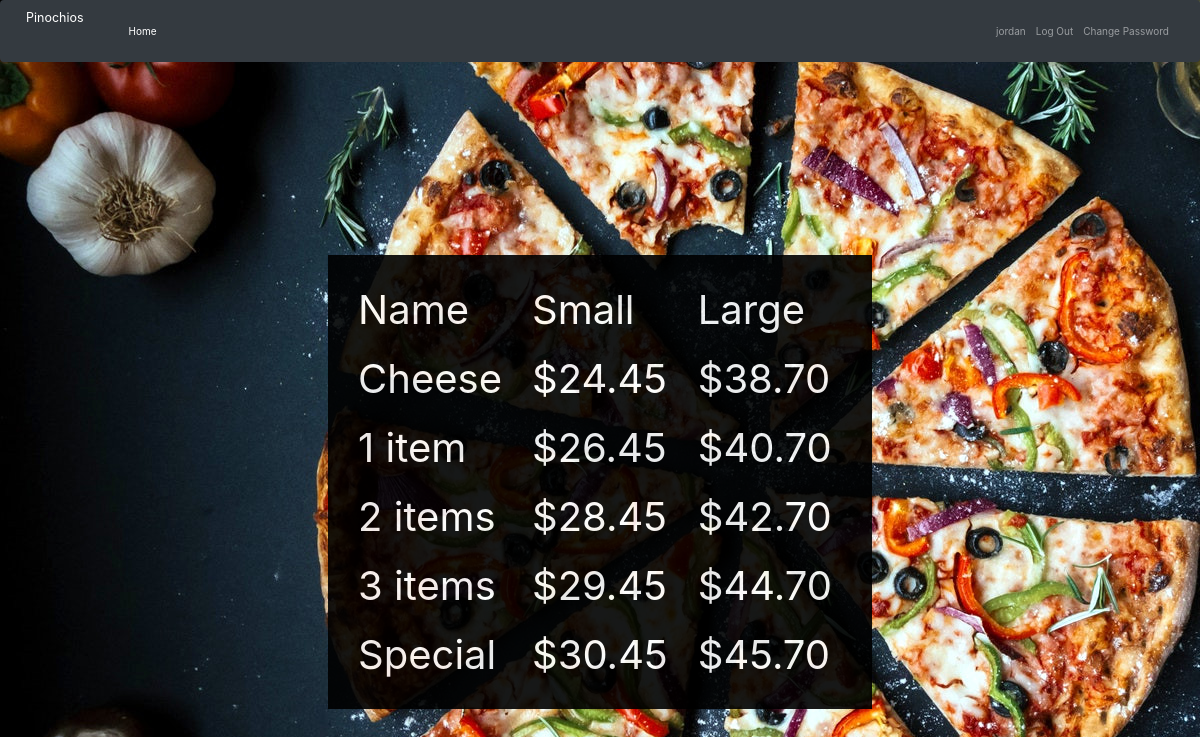
Screenshot of /2 (signed in) with the database file from the repository.
### orders/models.py (models this page shows, shortened)
class Menu_item(models.Model):
    category=models.ForeignKey(Category,on_delete=models.CASCADE, related_name="category")
    name=models.CharField(max_length=64)
    small=models.DecimalField(max_digits=4,decimal_places=2)
    large=models.DecimalField(max_digits=4,decimal_places=2, null=True)
    no_of_toppings=models.DecimalField(max_digits=4,decimal_places=0, null=True)

### orders/views.py (the view)
# urls.py: path("<str:menu>", views.menu, name="menu"),
def menu(request , menu):
    try:
        menu = Category.objects.get(pk=menu)
    except:
        raise Http404("Pizza does not exist")
    context = {
        "menu": menu.category.all(),
        }
    return render(request, "orders/menu.html", context)

### orders/templates/orders/menu.html (shortened to what this page needs)
{% extends 'base.html' %}
{% block content %}
{% if user.is_authenticated %}
<div class="row">
  <table class="menu">
    <thead>
        <td>Name</td>
        <td>Small</td>
        <td>Large</td>
    </thead>
    {% for item in menu %}
        <tr>
            <td>{{ item.name }}</td>
            <td>${{ item.small }}</td>
            <td>${{ item.large }}</td>
        </tr>
      {% endfor %}
  </table>
{% else %}
  <h1>You are not logged in</h1>
  <a href="{% url 'login' %}" class="btn btn-primary">login</a>
  <a href="{% url 'signup' %}" class="btn btn-primary">Sign Up</a>
{% endif %}
{% endblock %}

### accounts/templates/base.html (shortened to what this page needs)
<html>
<head>
    {% load static %}
    <link rel="stylesheet" href="{% static 'orders/bootstrap/css/bootstrap.css' %}">
    <link rel="stylesheet" href="https://stackpath.bootstrapcdn.com/bootstrap/4.5.0/css/bootstrap.min.css">
    <link rel="stylesheet" href="{% static 'orders/main.css' %}">
</head>
<body>
    <nav class="navbar navbar-expand-lg navbar-dark bg-dark">
  <a class="navbar-brand" href="#">Pinochios</a>
  <div class="collapse navbar-collapse" id="navbarSupportedContent">
    <ul class="navbar-nav mr-auto navbar-right">
      <li class="nav-item active">
        <a class="nav-link" href="{% url 'index' %}">Home</a>
    </ul>
    <ul class="navbar-nav ml-auto">
        {% if user.is_authenticated %}
            <li class="nav-item" ><a class="nav-link" href="#">{{ user.username }}</a></li>
            <li class="nav-item">
                <a class="nav-link" href="{% url 'logout' %}">Log Out</a>
            </li>
            <li class="nav-item">
                <a class="nav-link " href="{% url 'change_password' %}"></span>Change Password</a>
            </li>
        {% endif %}
    </ul>
  </div>
</nav>
    <main class="text-center d-flex justify-content-center vertical-center">
        {% block content %}
        {% endblock %}
    </main>
</body>
</html>

### orders/static/orders/main.css (style rules this page uses)
body { width: 100%; background: url( "pizza_background.jpeg") no-repeat; }
.row { background-color: black; opacity: 90%; padding: 20px; }
.row:after { content: ""; display: table; clear: both; }
.vertical-center { min-height: 100%; min-height: 100vh; display: flex; align-items: center; }
.menu { color: white; text-align:left; }
td { padding:10px; padding-right: 20px; font-size: 40px }

### rows the page displays
Menu_item: name "Cheese", small "24.45", large "38.70"
Menu_item: name "1 item", small "26.45", large "40.70"
Menu_item: name "2 items", small "28.45", large "42.70"
Menu_item: name "3 items", small "29.45", large "44.70"
Menu_item: name "Special", small "30.45", large "45.70"

### other values shown
{{ user.username }} "jordan"
